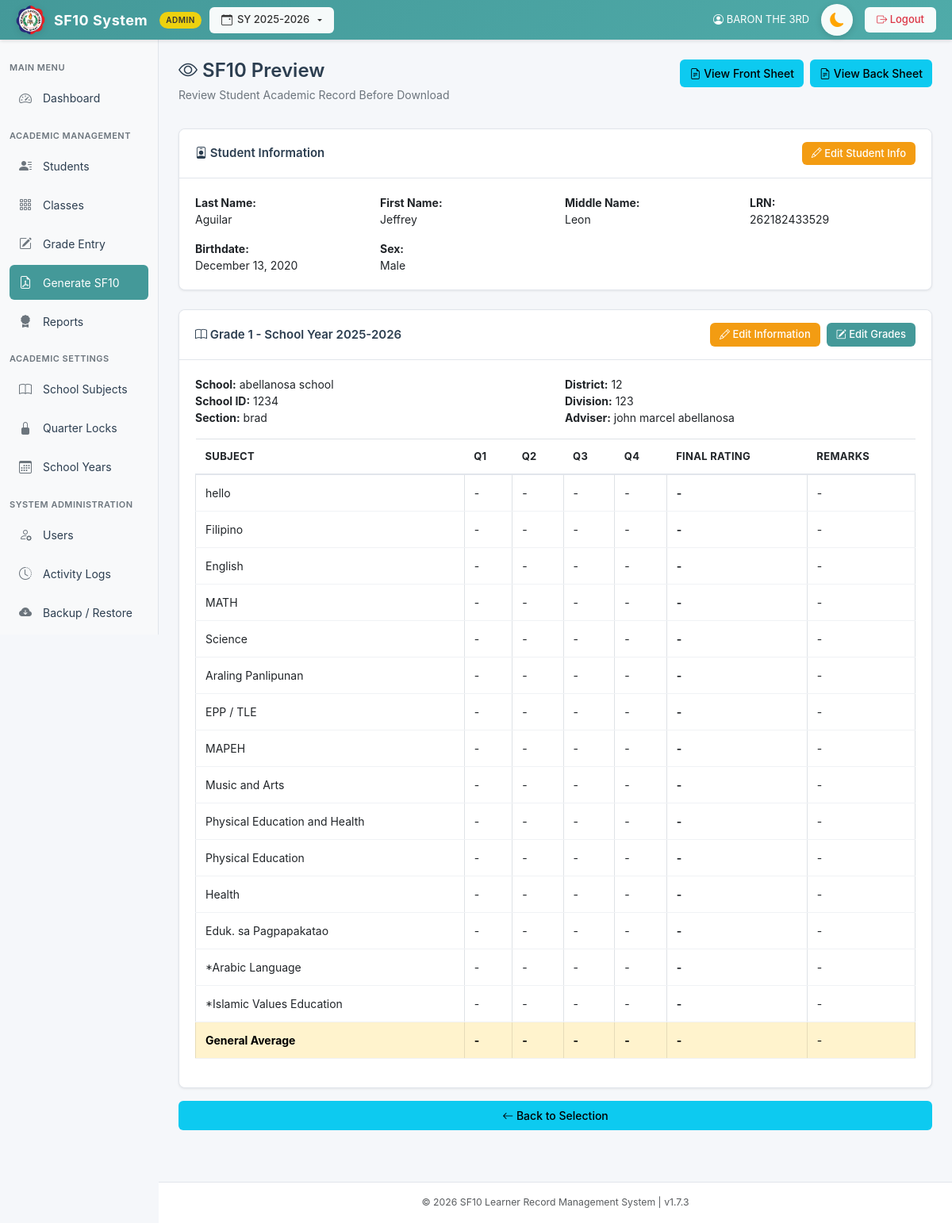
Screenshot of /pages/sf10_preview.php?student_id=756 (signed in) with the database file from the repository.
### tables this page shows
CREATE TABLE `students` (
  `id` int(11) NOT NULL AUTO_INCREMENT,
  `lrn` varchar(20) NOT NULL,
  `last_name` varchar(50) DEFAULT NULL,
  `first_name` varchar(50) DEFAULT NULL,
  `middle_name` varchar(50) DEFAULT NULL,
  `suffix` varchar(10) DEFAULT NULL,
  `gender` enum('Male','Female') DEFAULT NULL,
  `birthdate` date DEFAULT NULL,
  `credential_presented` enum('Kinder Progress Report','ECCD Checklist','Kindergarten Certificate of Completion','PEPT','Others') DEFAULT NULL,
  `credential_other_details` text DEFAULT NULL,
  `pept_rating` varchar(20) DEFAULT NULL,
  `pept_exam_date` date DEFAULT NULL,
  `pept_testing_center` text DEFAULT NULL,
  `created_at` timestamp NOT NULL DEFAULT current_timestamp(),
  `eligibility_school_name` varchar(100) DEFAULT NULL,
  `eligibility_school_id` varchar(50) DEFAULT NULL,
  `eligibility_school_address` varchar(255) DEFAULT NULL,
  `eligibility_remark` varchar(255) DEFAULT NULL,
  `grade_level` varchar(50) DEFAULT NULL,
  `section` varchar(50) DEFAULT NULL,
  PRIMARY KEY (`id`),
  UNIQUE KEY `lrn` (`lrn`),
  UNIQUE KEY `lrn_2` (`lrn`)
);

CREATE TABLE `schools_attended` (
  `id` int(11) NOT NULL AUTO_INCREMENT,
  `student_id` int(11) DEFAULT NULL,
  `school_name` varchar(100) DEFAULT NULL,
  `school_id` varchar(50) DEFAULT NULL,
  `district` varchar(100) DEFAULT NULL,
  `division` varchar(100) DEFAULT NULL,
  `region` varchar(50) DEFAULT NULL,
  `grade_level` int(11) DEFAULT NULL,
  `section` varchar(50) DEFAULT NULL,
  `school_year` varchar(15) DEFAULT NULL,
  `adviser_name` varchar(100) DEFAULT NULL,
  `created_at` timestamp NOT NULL DEFAULT current_timestamp(),
  `is_transfer` tinyint(1) DEFAULT 0 COMMENT '1=Transfer student, 0=Regular student',
  `display_order` int(11) DEFAULT 0,
  `active` tinyint(1) NOT NULL DEFAULT 1,
  `transfer_quarter` tinyint(1) DEFAULT NULL COMMENT '1=Q1, 2=Q2, 3=Q3, 4=Q4',
  PRIMARY KEY (`id`),
  KEY `student_id` (`student_id`),
  CONSTRAINT `schools_attended_ibfk_1` FOREIGN KEY (`student_id`) REFERENCES `students` (`id`) ON DELETE CASCADE
);

CREATE TABLE `users` (
  `id` int(11) NOT NULL AUTO_INCREMENT,
  `username` varchar(50) NOT NULL,
  `password` varchar(255) NOT NULL,
  `full_name` varchar(100) NOT NULL,
  `role` enum('admin','teacher') NOT NULL,
  `school_name` varchar(255) DEFAULT NULL,
  `school_id` varchar(50) DEFAULT NULL,
  `district` varchar(100) DEFAULT NULL,
  `division` varchar(100) DEFAULT NULL,
  `region` varchar(100) DEFAULT NULL,
  `subject_id` int(11) DEFAULT NULL COMMENT 'For subject teachers - which subject they teach',
  `created_at` timestamp NOT NULL DEFAULT current_timestamp(),
  `totp_secret` varchar(255) DEFAULT NULL,
  `2fa_on_login` tinyint(1) DEFAULT 0,
  `remember_token` varchar(255) DEFAULT NULL,
  PRIMARY KEY (`id`),
  UNIQUE KEY `username` (`username`),
  KEY `fk_users_subject` (`subject_id`),
  CONSTRAINT `fk_users_subject` FOREIGN KEY (`subject_id`) REFERENCES `subjects` (`id`) ON DELETE SET NULL ON UPDATE CASCADE
);

CREATE TABLE `subjects` (
  `id` int(11) NOT NULL AUTO_INCREMENT,
  `subject_name` varchar(100) DEFAULT NULL,
  `grade_level` int(11) DEFAULT NULL,
  `school_year` varchar(15) DEFAULT NULL,
  `is_global` tinyint(1) NOT NULL DEFAULT 1,
  `min_grade` int(11) DEFAULT NULL,
  `max_grade` int(11) DEFAULT NULL,
  `is_core` tinyint(1) DEFAULT 0,
  `is_mapeh_component` tinyint(1) DEFAULT 0,
  `display_order` int(11) DEFAULT NULL,
  `subject_code` varchar(255) DEFAULT NULL,
  `description` varchar(255) DEFAULT NULL,
  PRIMARY KEY (`id`)
);

### includes/db.php (called while the page is built, shortened)
<?php
$servername = "localhost";
$username = "root";
$password = "kaia0214";
$database = "sf10_system";
$conn = new mysqli($servername, $username, $password, $database);
$idx_res = $conn->query("SHOW INDEX FROM subject_grade_groups");
?>

### pages/sf10_preview.php (the view, shortened to what this page needs)
<?php
require_once '../includes/db.php';
function getSubjectNameForStudent($conn, $subject_id, $student_id, $school_attended_id) {
    $grade_level_raw = null;
    $school_year = null;
    $school_info = $conn->query("SELECT grade_level, school_year, is_transfer FROM schools_attended WHERE id = $school_attended_id");
    if ($school_info && $school_info->num_rows > 0) {
        $school_data = $school_info->fetch_assoc();
        $grade_level_raw = $school_data['grade_level'];
        $school_year = $school_data['school_year'];
    }
    $grade_level_num = null;
    if ($grade_level_raw) {
        if (preg_match('/(\d+)/', $grade_level_raw, $m)) {
            $grade_level_num = intval($m[1]);
        } else {
            $roman_map = ['I' => 1, 'II' => 2, 'III' => 3, 'IV' => 4, 'V' => 5, 'VI' => 6];
            $clean_grade = strtoupper(trim($grade_level_raw));
            if (isset($roman_map[$clean_grade])) {
                $grade_level_num = $roman_map[$clean_grade];
            }
        }
    }
    $table_check = $conn->query("SHOW TABLES LIKE 'student_custom_subjects'");
    if ($table_check && $table_check->num_rows > 0) {
        $custom_query = $conn->query("SELECT custom_subject_name
                                      FROM student_custom_subjects
                                      WHERE student_id = $student_id
                                      AND school_attended_id = $school_attended_id
                                      AND subject_id = $subject_id");
    }
    if ($grade_level_num) {
        $table_check = $conn->query("SHOW TABLES LIKE 'subject_grade_groups'");
        if ($table_check && $table_check->num_rows > 0) {
            $group_query = $conn->prepare("SELECT subject_name FROM subject_grade_groups
                                          WHERE grade_level = ? AND subject_id = ?
                                          AND (school_year = ? OR school_year IS NULL)
                                          ORDER BY school_year DESC LIMIT 1");
            $group_query->bind_param("iis", $grade_level_num, $subject_id, $school_year);
            $group_query->execute();
            $group_res = $group_query->get_result();
            if ($group_res && $group_res->num_rows > 0) {
                $group_result = $group_res->fetch_assoc();
                if (!empty($group_result['subject_name'])) {
                    return $group_result['subject_name'];
                }
            }
        }
    }
    $default_query = $conn->query("SELECT subject_name FROM subjects WHERE id = $subject_id");
    if ($default_query && $default_query->num_rows > 0) {
        $default_result = $default_query->fetch_assoc();
        return $default_result['subject_name'];
    }
    return 'Unknown Subject';
}
function getAdviserFullName($conn, $school_row) {
    $adviser_name = $school_row['adviser_name'] ?? '';
    if (!empty($adviser_name)) {
        $stmt = $conn->prepare("SELECT full_name FROM users WHERE LOWER(full_name) = LOWER(?) LIMIT 1");
        $stmt->bind_param("s", $adviser_name);
        $stmt->execute();
        $res = $stmt->get_result();
        if ($row = $res->fetch_assoc()) {
            return $row['full_name'];
        }
    }
    return $adviser_name;
}
function getSchoolInfo($conn, $school_row) {
    $info = [
        'school_name' => $school_row['school_name'] ?? '',
        'school_id' => $school_row['school_id'] ?? '',
        'district' => $school_row['district'] ?? '',
        'division' => $school_row['division'] ?? '',
        'region' => $school_row['region'] ?? ''
    ];
    return $info;
}
$student_id = (int)$_GET['student_id'];
$student_query = "SELECT * FROM students WHERE id = ?";
$stmt = $conn->prepare($student_query);
$stmt->bind_param("i", $student_id);
$stmt->execute();
$student = $stmt->get_result()->fetch_assoc();
$schools_query = "SELECT * FROM schools_attended
                  WHERE student_id = ?
                  ORDER BY grade_level ASC, display_order ASC, school_year ASC, id ASC";
$stmt = $conn->prepare($schools_query);
$stmt->bind_param("i", $student_id);
$stmt->execute();
$schools_result = $stmt->get_result();
$school_records = [];
while ($school = $schools_result->fetch_assoc()) {
    $school_records[] = $school;
}
$all_grades = [];
foreach ($school_records as $school) {
    $key = $school['grade_level'] . '_' . $school['school_year'];
    $all_grades[$key] = [
        'school' => $school,
        'grades' => [],
        'general_average' => ['q1' => '', 'q2' => '', 'q3' => '', 'q4' => '', 'final_rating' => '', 'remarks' => '']
    ];
}
require_once '../templates/header.php';
?>
<div class="page-header d-flex justify-content-between align-items-start mb-3">
    <div>
        <h2><i class="bi bi-eye"></i> SF10 Preview</h2>
        <p class="subtitle">Review Student Academic Record Before Download</p>
    </div>
    <div class="d-flex gap-2">
        <button onclick="window.open('../SF10_official_final.php?student_id=<?= $student_id ?>', '_blank')" class="btn btn-info" style="padding: .45rem .75rem;">
            <i class="bi bi-file-earmark-text"></i> View Front Sheet
        </button>
        <button onclick="window.open('../SF10_official_final_back.php?student_id=<?= $student_id ?>', '_blank')" class="btn btn-info" style="padding: .45rem .75rem;">
            <i class="bi bi-file-earmark-text"></i> View Back Sheet
        </button>
    </div>
</div>
<div class="card mb-4">
    <div class="card-header d-flex justify-content-between align-items-center">
        <span>
            <i class="bi bi-person-badge"></i> Student Information
        </span>
        <a href="edit_student.php?id=<?= $student_id ?>" class="btn btn-sm btn-warning">
            <i class="bi bi-pencil"></i> Edit Student Info
        </a>
    </div>
        <div class="card-body">
            <div class="row">
                <div class="col-md-3">
                    <strong>Last Name:</strong><br>
                    <?= htmlspecialchars($student['last_name']) ?>
                </div>
                <div class="col-md-3">
                    <strong>First Name:</strong><br>
                    <?= htmlspecialchars($student['first_name']) ?>
                </div>
                <div class="col-md-3">
                    <strong>Middle Name:</strong><br>
                    <?= htmlspecialchars($student['middle_name'] ?? 'N/A') ?>
                </div>
                <div class="col-md-3">
                    <strong>LRN:</strong><br>
                    <?= htmlspecialchars($student['lrn']) ?>
                </div>
            </div>
            <div class="row mt-3">
                <div class="col-md-3">
                    <strong>Birthdate:</strong><br>
                    <?= date('F d, Y', strtotime($student['birthdate'])) ?>
                </div>
                <div class="col-md-3">
                    <strong>Sex:</strong><br>
                    <?= htmlspecialchars($student['gender']) ?>
                </div>
            </div>
        </div>
    </div>
    <?php foreach ($all_grades as $key => $data):
        $school = $data['school'];
        $grades = $data['grades'];
    ?>
    <div class="card mb-3">
        <div class="card-header d-flex justify-content-between align-items-center">
            <span>
                <i class="bi bi-book"></i> Grade <?= $school['grade_level'] ?> - School Year <?= htmlspecialchars($school['school_year']) ?>
            </span>
            <div class="d-flex gap-2">
                <a href="grade_progression.php?student_id=<?= $student_id ?>&expand_grade=<?= $school['grade_level'] ?>" class="btn btn-sm btn-warning">
                    <i class="bi bi-pencil"></i> Edit Information
                </a>
                <a href="enter_grades.php?student_id=<?= $student_id ?>&school_attended_id=<?= $school['id'] ?>" class="btn btn-sm btn-primary">
                    <i class="bi bi-pencil-square"></i> Edit Grades
                </a>
            </div>
        </div>
        <div class="card-body">
            <?php $school_info = getSchoolInfo($conn, $school); ?>
            <div class="row mb-3">
                <div class="col-md-6">
                    <strong>School:</strong> <?= htmlspecialchars($school_info['school_name'] ?: 'N/A') ?><br>
                    <strong>School ID:</strong> <?= htmlspecialchars($school_info['school_id'] ?: 'N/A') ?><br>
                    <strong>Section:</strong> <?= htmlspecialchars($school['section'] ?? 'N/A') ?>
                </div>
                <div class="col-md-6">
                    <strong>District:</strong> <?= htmlspecialchars($school_info['district'] ?: 'N/A') ?><br>
                    <strong>Division:</strong> <?= htmlspecialchars($school_info['division'] ?: 'N/A') ?><br>
                    <strong>Adviser:</strong> <?= htmlspecialchars(getAdviserFullName($conn, $school) ?: 'N/A') ?>
                </div>
            </div>
            <div class="table-responsive">
                <table class="table table-bordered table-sm">
                    <thead>
                        <tr>
                            <th>Subject</th>
                            <th>Q1</th>
                            <th>Q2</th>
                            <th>Q3</th>
                            <th>Q4</th>
                            <th>Final Rating</th>
                            <th>Remarks</th>
                        </tr>
                    </thead>
                    <tbody>
                        <?php
                        $subjects_query = $conn->query("SELECT id, subject_name, display_order FROM subjects WHERE subject_name != 'General Average' ORDER BY display_order ASC, id ASC");
                        while ($subject = $subjects_query->fetch_assoc()):
                            $sid = $subject['id'];
                            $display_name = getSubjectNameForStudent($conn, $sid, $student_id, $school['id']);
                            $g = $grades[$sid] ?? null;
                        ?>
                        <?php
                            $all_quarters_filled = $g &&
                                isset($g['q1'], $g['q2'], $g['q3'], $g['q4']) &&
                                $g['q1'] !== '' && $g['q1'] !== null &&
                                $g['q2'] !== '' && $g['q2'] !== null &&
                                $g['q3'] !== '' && $g['q3'] !== null &&
                                $g['q4'] !== '' && $g['q4'] !== null;
                        ?>
                        <tr>
                            <td><?= htmlspecialchars($display_name) ?></td>
                            <td><?= $g && isset($g['q1']) && $g['q1'] !== '' && $g['q1'] !== null ? round($g['q1']) : '-' ?></td>
                            <td><?= $g && isset($g['q2']) && $g['q2'] !== '' && $g['q2'] !== null ? round($g['q2']) : '-' ?></td>
                            <td><?= $g && isset($g['q3']) && $g['q3'] !== '' && $g['q3'] !== null ? round($g['q3']) : '-' ?></td>
                            <td><?= $g && isset($g['q4']) && $g['q4'] !== '' && $g['q4'] !== null ? round($g['q4']) : '-' ?></td>
                            <td><strong><?= $all_quarters_filled && isset($g['final_rating']) && $g['final_rating'] !== '' && $g['final_rating'] !== null ? round($g['final_rating']) : '-' ?></strong></td>
                            <td><?= $all_quarters_filled && isset($g['remarks']) && $g['remarks'] !== '' && $g['remarks'] !== null ? htmlspecialchars($g['remarks']) : '-' ?></td>
                        </tr>
                        <?php endwhile; ?>
                        <tr class="table-warning">
                            <td><strong>General Average</strong></td>
                            <?php
                            $gen_avg = $all_grades[$key]['general_average'] ?? null;
                            $printed = '-';
                            ?>
                            <td><strong>-</strong></td>
                            <td><strong>-</strong></td>
                            <td><strong>-</strong></td>
                            <td><strong>-</strong></td>
                            <td><strong><?php echo $printed; ?></strong></td>
                            <td><?= $gen_avg && isset($gen_avg['remarks']) && $gen_avg['remarks'] !== '' && $gen_avg['remarks'] !== null ? htmlspecialchars($gen_avg['remarks']) : '-' ?></td>
                        </tr>
                    </tbody>
                </table>
            </div>
        </div>
    </div>
    <?php endforeach; ?>
<div class="mt-2">
    <a href="sf10_form.php" class="btn btn-info w-100">
        <i class="bi bi-arrow-left"></i> Back to Selection
    </a>
</div>
<?php require_once '../templates/footer.php'; ?>

### rows the page displays
students: last_name "Aguilar", first_name "Jeffrey", middle_name "Leon", lrn "262182433529", birthdate "December 13, 2020", gender "Male"
schools_attended: grade_level "1", school_year "2025-2026", school_name "abellanosa school", school "1234", section "brad", district "12", division "123", users.full_name "john marcel abellanosa", printed "-"
subjects: display_name "hello"
subjects: display_name "Filipino"
subjects: display_name "English"
subjects: display_name "MATH"
subjects: display_name "Science"
subjects: display_name "Araling Panlipunan"
subjects: display_name "EPP / TLE"
subjects: display_name "MAPEH"
subjects: display_name "Music and Arts"
subjects: display_name "Physical Education and Health"
subjects: display_name "Physical Education"
subjects: display_name "Health"
subjects: display_name "Eduk. sa Pagpapakatao"
subjects: display_name "*Arabic Language"
subjects: display_name "*Islamic Values Education"

### other values shown
$_SESSION['school_year'] "2025-2026"
$user['full_name'] "BARON THE 3RD"
